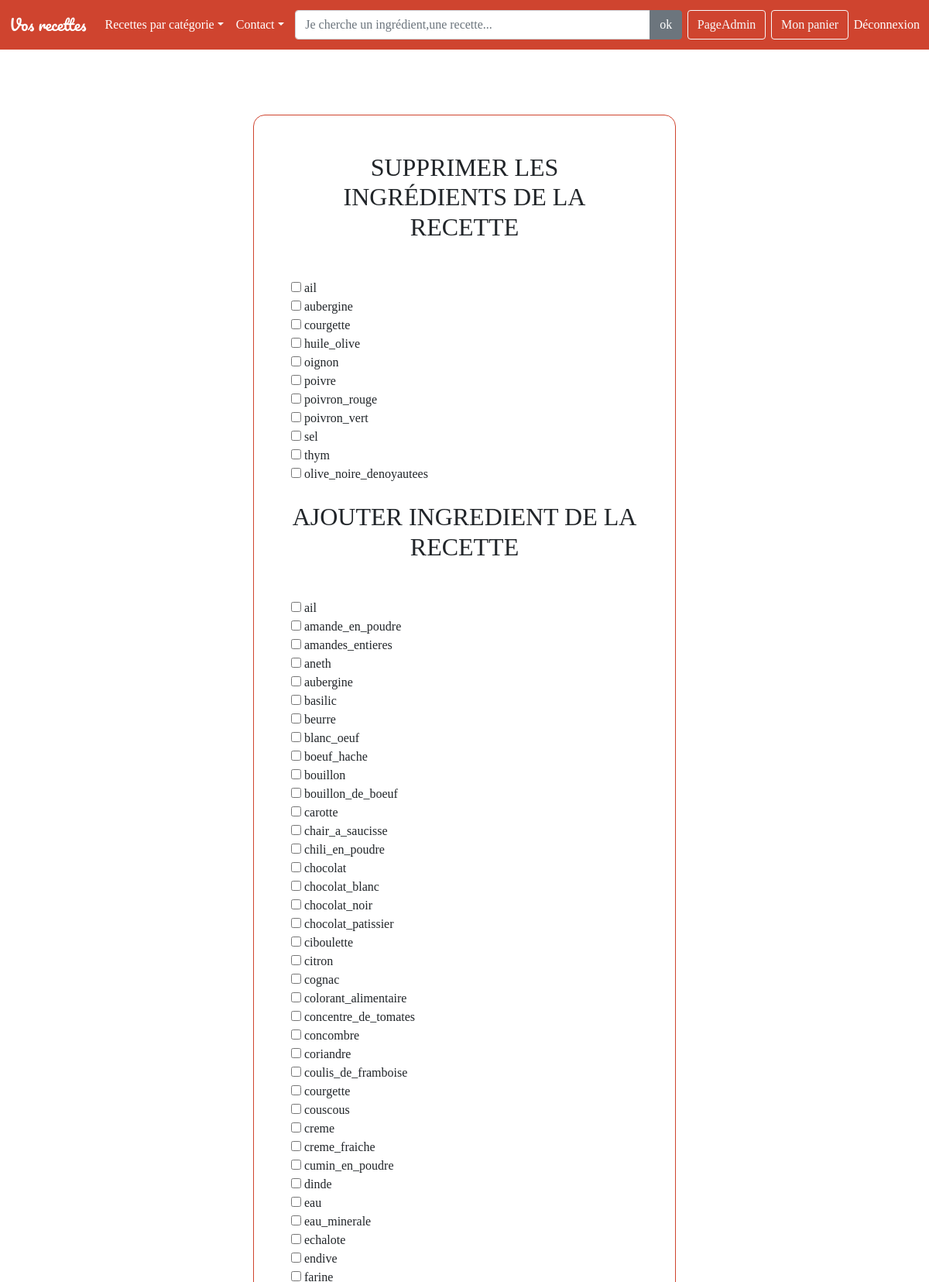
Screenshot of /controllerAdmin/recupereridIngredientDeLaRecette/95 (signed in, upper part) with the database file from the repository.
### tables this page shows
CREATE TABLE IF NOT EXISTS `ingredients` (
  `idIngredients` int(11) NOT NULL AUTO_INCREMENT,
  `nomIngredients` varchar(100) NOT NULL,
  PRIMARY KEY (`idIngredients`)
);

### models/modeleAdmin.php (called while the page is built, shortened)
<?php
function ModeleAfficherTousLesIngredients()
{
    $bddPDO=connexionBDD();
    $requete='SELECT * FROM ingredients ORDER BY nomIngredients ASC';
    $resultatAfficherTousLesIngredients = $bddPDO->query($requete);
	return $resultatAfficherTousLesIngredients;
}
function modelRecupererIdIngredientDeLaRecetteIngredient($idRecette)
{
    $bddPDO=connexionBDD();
    $requete="SELECT idIngredients FROM recette_ingredients WHERE idRecette='$idRecette'";
    $resultat=$bddPDO->query($requete);
    return $resultat;
}
function modelRecupererIngredientDeLaRecetteEnQuestion($idIngredient)
{
    $bddPDO=connexionBDD();
    $requete="SELECT nomIngredients FROM ingredients WHERE idIngredients='$idIngredient'";
    $resultatRequete=$bddPDO->query($requete);
    return $resultatRequete;
}

### views/global/espaceAdmin/modificationRecette/modifierIngredientDeLaRecette.php (the view, shortened to what this page needs)
<?php
    include('views/communs/menu.php');
?>
<section  class="vh-100 bg-image">
  <div class="mask d-flex align-items-center h-100 gradient-custom-3">
    <div class="container h-100">
      <div class="row d-flex justify-content-center align-items-center h-100">
        <div class="col-12 col-md-9 col-lg-7 col-xl-6">
          <div class="card" style="border-radius: 15px;">
            <div class="card-body p-5">
              <h2 class="text-uppercase text-center mb-5">Supprimer les ingrédients de la Recette</h2>
                <form action='controllerAdmin/supprimerOuAjouterIngredientDeLaRecetteEnQuestion/<?=$conservationId?>' method='post' >
                    <?php
                        $listeIngredientDeLaRecette=$selectionnerIngredientsDeLaRecette->fetchAll(PDO::FETCH_NUM);
                        foreach($listeIngredientDeLaRecette as $valeur)
                        {
                            $afficherIngredientDeLaRecette=modelRecupererIngredientDeLaRecetteEnQuestion($valeur[0]);
                            $afficherIngredientDeLaRecette1=$afficherIngredientDeLaRecette->fetchAll(PDO::FETCH_ASSOC);
                            foreach($afficherIngredientDeLaRecette1 as $autre)
                            {
                                echo  "<input type='checkbox' id='ingredientASupprimer'  name='ingredientASupprimer[]' value=$autre[nomIngredients]>";
                                echo" <label for='ingredient'>$autre[nomIngredients]</label>";
                                echo "<br>";
                            }
                        }
                        ?>
                        <br>
                        <h2 class="text-uppercase text-center mb-5">Ajouter Ingredient de la Recette</h2>
                        <?php
                        echo "<div id='ajout'>";
                        $resultAfficherTousLesIngredients1 = ModeleAfficherTousLesIngredients();
                        $resultatAffichage=$resultAfficherTousLesIngredients1->fetchAll(PDO::FETCH_ASSOC);
                        foreach($resultatAffichage as $valeur1)
                        {
                            echo  "<input type='checkbox' id='ingredientAAjouter'  name='ingredientAAjouter[]' value=$valeur1[nomIngredients]>";
                            echo" <label for='ingredient'>$valeur1[nomIngredients]</label>";
                            echo "<br>";
                        }
                        ?>
                        </div>
                        <br>
                        <br>
                </form>
                </div>
            </div>
        </div>
    </div>
</div>
</div>
</section>

### assets/css/main.css (style rules this page uses)
* { margin:0; padding:0; }
body { font-family:Georgia, 'Times New Roman', Times, serif; margin-bottom: -15px; }
.card { margin-bottom: 5px; border-color: #cf442f; border-bottom-left-radius: 30px; border-bottom-right-radius: 30px; }
.card-img-top ,.card { border-top-left-radius:30px; border-top-right-radius:30px; ; }

### rows the page displays
ingredients: nomIngredients "ail"
ingredients: nomIngredients "aubergine"
ingredients: nomIngredients "courgette"
ingredients: nomIngredients "huile_olive"
ingredients: nomIngredients "oignon"
ingredients: nomIngredients "poivre"
ingredients: nomIngredients "poivron_rouge"
ingredients: nomIngredients "poivron_vert"
ingredients: nomIngredients "sel"
ingredients: nomIngredients "thym"
ingredients: nomIngredients "olive_noire_denoyautees"
ingredients: nomIngredients "amande_en_poudre"
ingredients: nomIngredients "amandes_entieres"
ingredients: nomIngredients "aneth"
ingredients: nomIngredients "basilic"
ingredients: nomIngredients "beurre"
ingredients: nomIngredients "blanc_oeuf"
ingredients: nomIngredients "boeuf_hache"
ingredients: nomIngredients "bouillon"
ingredients: nomIngredients "bouillon_de_boeuf"
ingredients: nomIngredients "carotte"
ingredients: nomIngredients "chair_a_saucisse"
ingredients: nomIngredients "chili_en_poudre"
ingredients: nomIngredients "chocolat"
ingredients: nomIngredients "chocolat_blanc"
ingredients: nomIngredients "chocolat_noir"
ingredients: nomIngredients "chocolat_patissier"
ingredients: nomIngredients "ciboulette"
ingredients: nomIngredients "citron"
ingredients: nomIngredients "cognac"
ingredients: nomIngredients "colorant_alimentaire"
ingredients: nomIngredients "concentre_de_tomates"
ingredients: nomIngredients "concombre"
ingredients: nomIngredients "coriandre"
ingredients: nomIngredients "coulis_de_framboise"
ingredients: nomIngredients "couscous"
ingredients: nomIngredients "creme"
ingredients: nomIngredients "creme_fraiche"
ingredients: nomIngredients "cumin_en_poudre"
ingredients: nomIngredients "dinde"
ingredients: nomIngredients "eau"
ingredients: nomIngredients "eau_minerale"
ingredients: nomIngredients "echalote"
ingredients: nomIngredients "endive"
ingredients: nomIngredients "farine"
